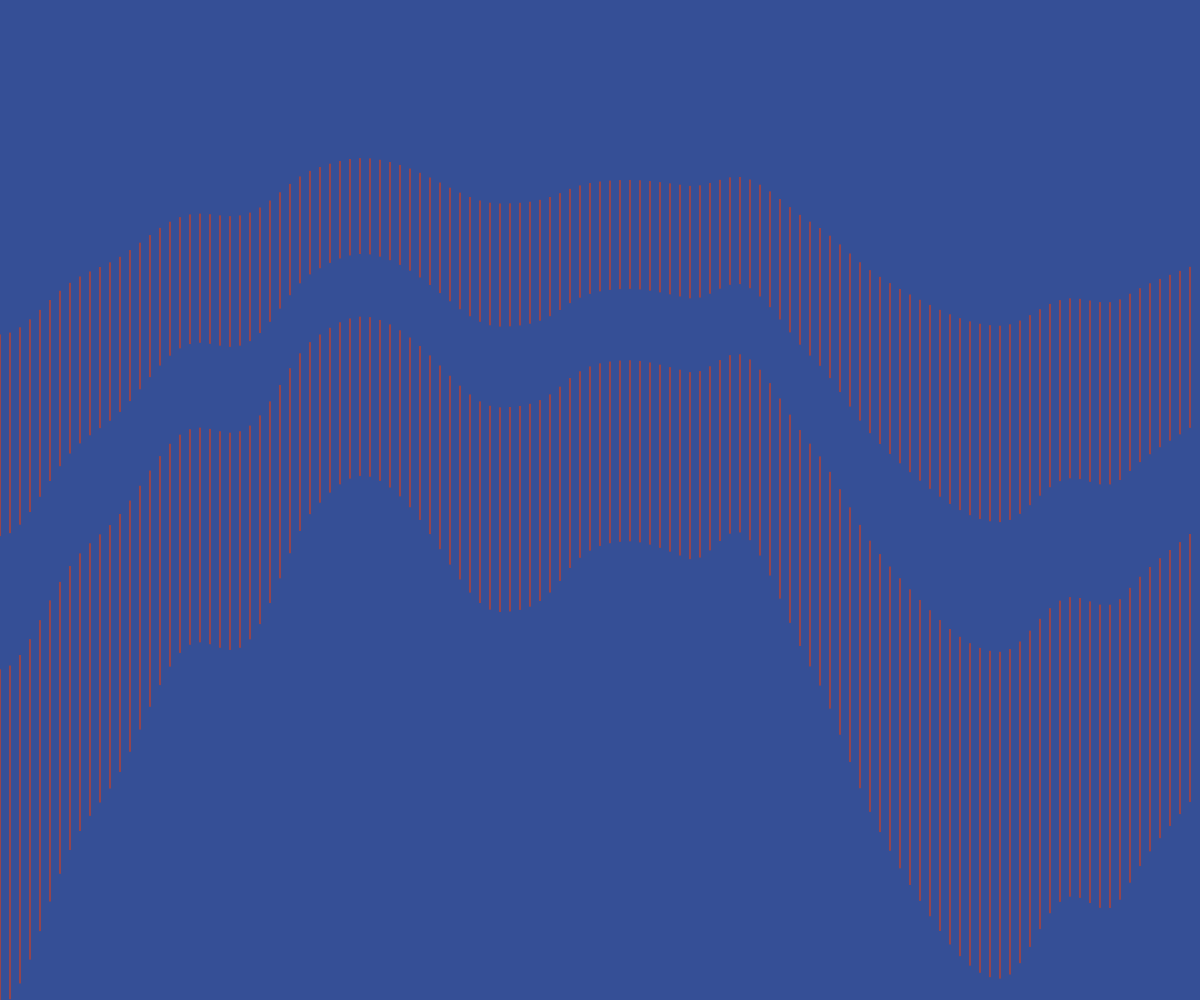
Frame 1 (no input)
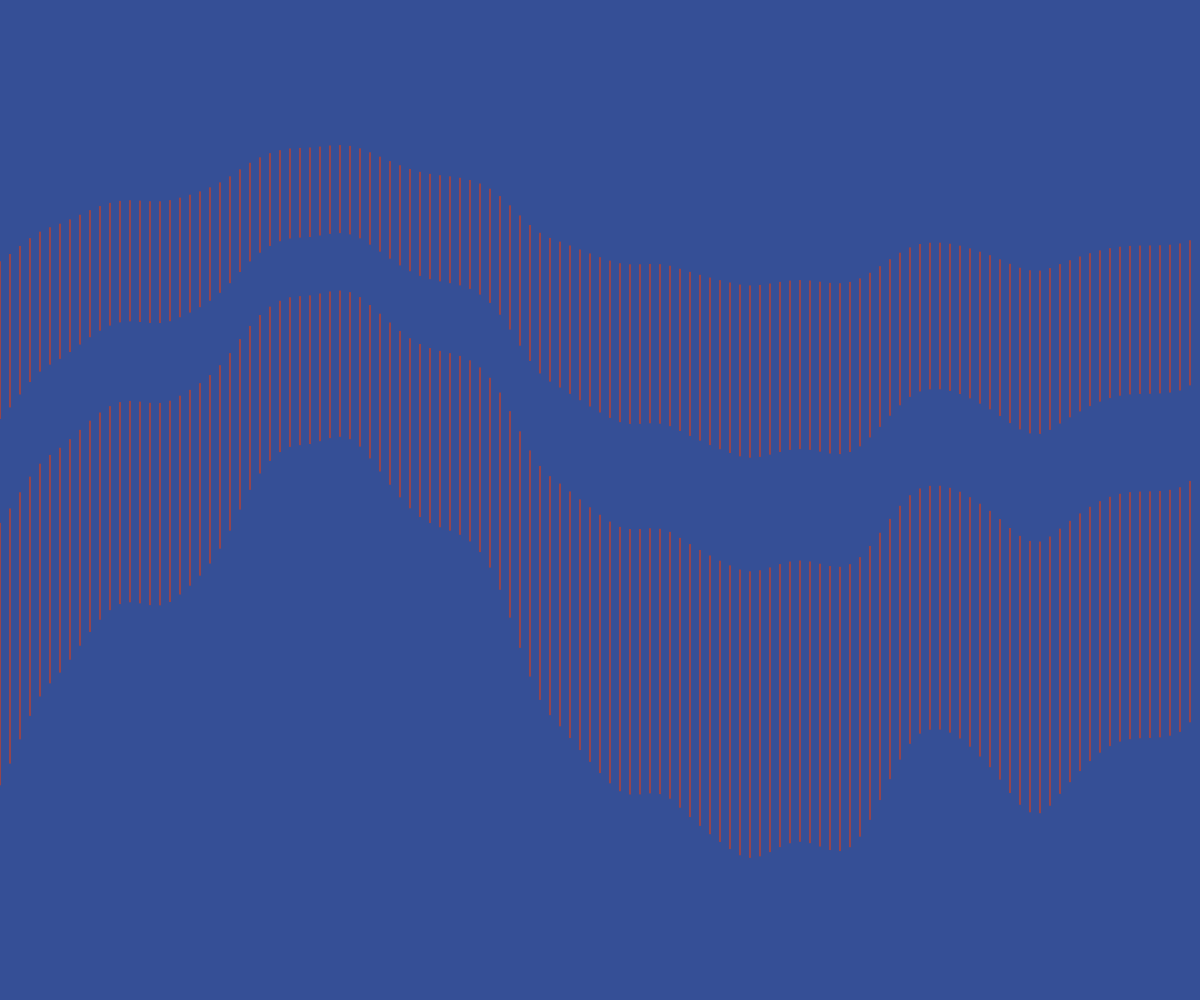
Frame 2 (the mouse pressed at the canvas centre, redrawn once)

The p5.js sketch that drew these frames (run headless with seeded random() and noise() and a simulated clock; the mouse was pressed at the canvas centre and the sketch redrawn once):

// p5.js sketch
// ── sketch.js


let offset=0.0;
let offset1= 0.0;
let offset2= 0.0;
let offset3= 0.0;
function setup() {
  // put setup code here
createCanvas(windowWidth,windowHeight);

noLoop();
stroke(244,60,4);
}

function draw() {
  //Put draw code here
background(53,79,150);

for(let i= 0; i<width; i=i +10){
let lineh = noise(offset)*1000;
let lineb = noise(offset1)*1500;
line(i,lineb,i,lineh)

offset=offset  + 0.02;
offset1=offset1 + 0.02;


}
for(let j= 0; j<width; j=j +10){
let linet = noise(offset2)*500;
let linem = noise(offset3)*800;
line(j,linet,j,linem)

offset2=offset2  + 0.02;
offset3=offset3 + 0.02;
}
}
